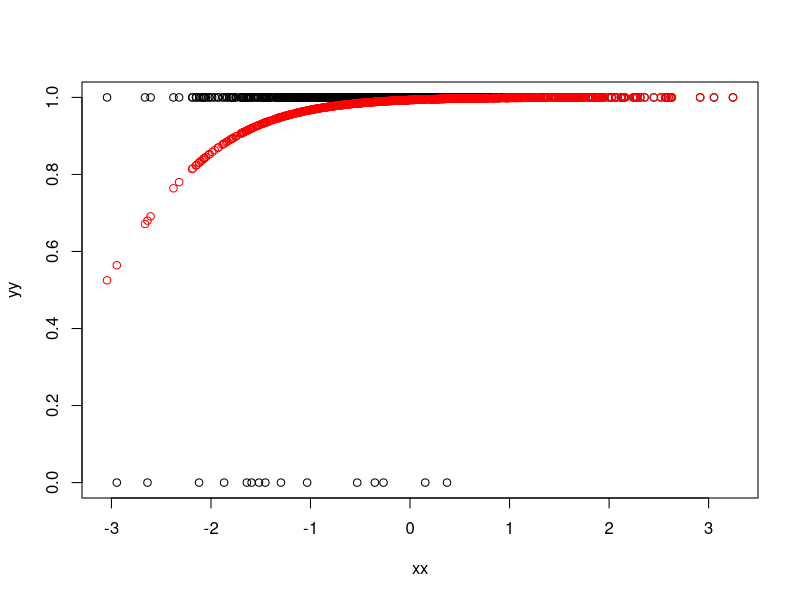

Here is the R script that generated this plot:
##################################################################
#
# NecSuff
# =======
#
# R-function for computing degrees of necessity and sufficiency
# for a dichotomous outcome
#
# Gleiss, A. & Schemper, M. Quantifying degrees of necessity and 
# sufficiency in cause-effect relationships with dichotomous and 
# survival outcome,
# Statistics in Medicine 2019; 38:4733-4748.
#
# Author:  Andreas Gleiss
# Version: 1.2 (output for use in NecSuff_ord; print option)
# Date:    14 Oct 2020
#
# Arguments:
# ==========
# 
# pred 			name of variable containing predictions
# print     print output if =1 (default)
#
##################################################################

NecSuff<-function(pred, print=1){
  p_bar<-mean(pred)
  smaller<-(pred<p_bar)
  larger<-(pred>p_bar)
  DN1<-sqrt(mean(((p_bar-pred[smaller])/p_bar)^2))
  DS1<-sqrt(mean(((pred[larger]-p_bar)/(1-p_bar))^2))
  DN2<-mean((p_bar-pred[smaller])/p_bar)
  DS2<-mean((pred[larger]-p_bar)/(1-p_bar))
  
  w_dn<-p_bar/(1-p_bar) * sum(smaller)/length(pred)
  w_ds<-(1-p_bar)/p_bar * sum(larger)/length(pred)
  EV<-w_dn*DN1^2 + w_ds*DS1^2
  
  if(print) {
    cat('\nest.P(D) =',round(p_bar,3))
    cat('\nDN1 =',round(DN1,3),', DS1 =',round(DS1,3))
    cat('\nDN2 =',round(DN2,3),', DS1 =',round(DS2,3))
    cat('\nEV =',round(EV,3))
  }
  else
    return(c(DN1,DS1,DN2,DS2,EV))
  
  }

xx<-rnorm(1000)
pp<-1/(1+exp(-5-log(5)*xx))
yy<-1*(runif(1000)<=pp)
plot(yy~xx)
points(cbind(xx,pp),col="red")
res.glm<-glm(yy~xx, family=binomial)
summary(res.glm)
pred<-predict(res.glm, type="response")
NecSuff(pred)

# Swedish cohort (Nilsson et al, 2001)
xx<-c(rep(0,36),rep(1,177),rep(0,8120),rep(1,4331))
yy<-c(rep(1,36),rep(1,177),rep(0,8120),rep(0,4331))
table(yy,xx)
res.glm<-glm(yy~xx, family=binomial)
summary(res.glm)
pred<-predict(res.glm, type="response")
NecSuff(pred)
